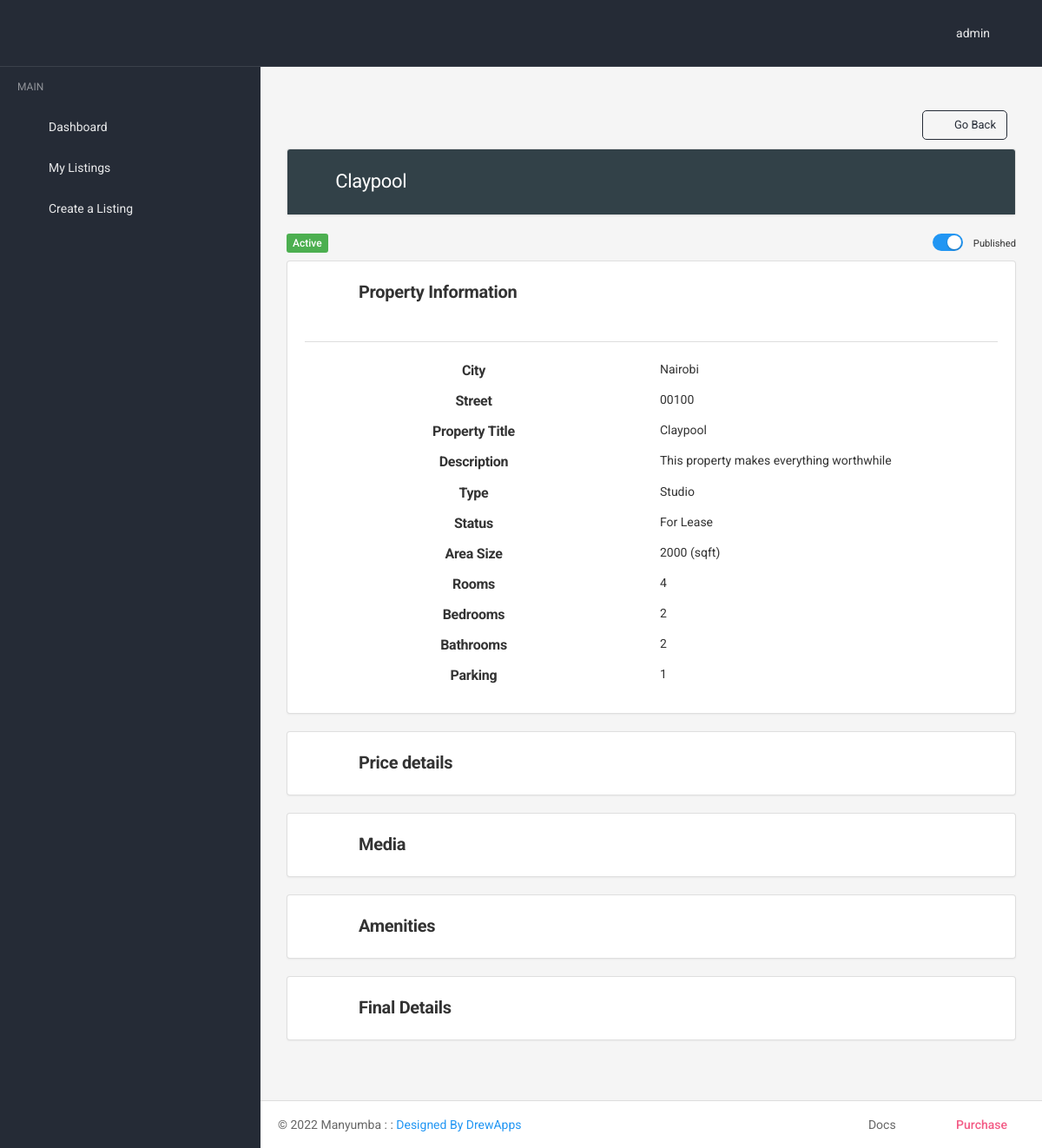
The page /mylisting_detail/76/ (signed in) on the database its author committed.
### HouseListing/models.py (models this page shows, shortened)
class Properties(models.Model):
    user = models.ForeignKey(User, on_delete=models.CASCADE)
    property_title = models.CharField(max_length=1000)
    description = models.TextField()
    slug = models.SlugField(blank=True, null=True, unique=True)
    type = models.ForeignKey(Type, on_delete=models.CASCADE)
    status = models.ForeignKey(PropertyStatus, on_delete=models.CASCADE)
    units = models.IntegerField(default=0)
    available_rooms = models.IntegerField(default=0)
    default_house_type = models.CharField(
        max_length=100, blank=True, null=True)
    available = models.BooleanField(default=True)
    price = models.IntegerField(default=0)
    security_deposit = models.IntegerField(default=0)
    area_size = models.CharField(max_length=200, blank=True, null=True)
    landsize = models.ForeignKey(LandSizes, on_delete=models.CASCADE, blank=True, null=True)
    bedrooms = models.IntegerField(default=0)
    rooms = models.IntegerField(default=1)
    bathrooms = models.IntegerField(default=1)
    garages = models.IntegerField(default=0)
    year_built = models.CharField(max_length=100, blank=True, null=True)
    street_name = models.CharField(max_length=200, blank=True, null=True)
    longitude = models.CharField(max_length=200, blank=True, null=True)
    latitude = models.CharField(max_length=200, blank=True, null=True)
    city = models.ForeignKey(Cities, on_delete=models.CASCADE)
    street = models.CharField(max_length=200, blank=True, null=True)
    video_url = models.CharField(max_length=1000, blank=True, null=True)
    virtual_tour_link = models.CharField(max_length=1000, blank=True, null=True)
    publish = models.BooleanField(default=True)
    managed_by_manyumba = models.BooleanField(default=False)
    featured_image = CloudinaryField('image')
    approved_by_admin = models.IntegerField(default=0)
    Water = models.BooleanField(default=False)
    Electricity = models.BooleanField(default=False)
    WFI = models.BooleanField(default=False)
    Ac = models.BooleanField(default=False)
    Gateman = models.BooleanField(default=False)
    Parking = models.BooleanField(default=False)
    Swimming_Pool = models.BooleanField(default=False)
    Balcony = models.BooleanField(default=False)
    Gym = models.BooleanField(default=False)
    Play_Area = models.BooleanField(default=False)
    Internet = models.BooleanField(default=False)
    ElectricSupply = models.BooleanField(default=False)
    WaterSupply = models.BooleanField(default=False)
    RainWaterDrainage = models.BooleanField(default=False)
    DomesticSewage = models.BooleanField(default=False)
    BusinessLounge = models.BooleanField(default=False)
    Majortransportlinks = models.BooleanField(default=False)
    MeetingRooms = models.BooleanField(default=False)
    CCTV = models.BooleanField(default=False)
    Elevator = models.BooleanField(default=False)
    class Meta:
        verbose_name = 'Properties'
        verbose_name_plural = 'Properties'

class Cities(models.Model):
    city_name = models.CharField(max_length=100)
    class Meta:
        verbose_name = 'Cities'
        verbose_name_plural = 'Cities'
    def __str__(self):
        return self.city_name

class Type(models.Model):
    name = models.CharField(max_length=200)
    def __str__(self):
        return self.name

class PropertyStatus(models.Model):
    property_status = models.CharField(max_length=600)
    description = models.CharField(max_length=600, blank=True, null=True)
    class Meta:
        verbose_name = 'PropertyStatus'
        verbose_name_plural = 'PropertyStatus'
    def __str__(self):
        return self.property_status

### HouseListing/views.py (the view)
# urls.py: path('mylisting_detail/<int:pk>/', views.mylisting_detail, name='mylisting_detail'),
def mylisting_detail(request, pk):
    if not request.user.is_authenticated:
        messages.warning(request, 'Session expired. Please sign in again.')
        return redirect('HouseListing:home')
    else:
        this_property = Properties.objects.get(id=pk)
        all_associated_avatars = PropertyImages.objects.filter(
            property=this_property)
        context = {
            'property': this_property,
            'all_associated_avatars': all_associated_avatars,
        }
        return render(request, 'HouseListing/mylisting_detail.html', context)

### HouseListing/templates/HouseListing/mylisting_detail.html (shortened to what this page needs)
{% extends 'HouseListing/default_listing_base.html' %}
 {% load static %} {% load humanize %}  {% block body %}
<div class="container-fluid my-4">
  <div class="row">
    <a
      href="{% url 'HouseListing:my_listing' %}"
      class="btn btn-outline-dark btn-sm ml-auto"
      style="margin-right: 20px; margin-bottom: 10px; border-radius: 5px"
    >
      <i class="icon-arrow-left15 mr-1"></i>
      Go Back
    </a>
  </div>
  <div class="row">
    <div class="col-md-12">
      <div class="card">
        <div
          class="card-header header-elements-inline"
          style="background-color: rgb(50, 65, 72); color: #fff"
        >
          <h3 class="card-title">
            <i class="icon-office" style="font-size: 25px"></i>
            &nbsp;{{property.property_title}}
          </h3>
          <div class="header-elements">
            <div class="list-icons">
              <a class="list-icons-item" data-action="reload"></a>
              <a class="list-icons-item" data-action="remove"></a>
            </div>
          </div>
        </div>
      </div>
    </div>
</div>
<div class="row">
    <div class="col-6">
        {% if property.publish and property.approved_by_admin == 1 %}
        <span class="badge badge-success">
            Active
        </span>
        {% else %}
        <span class="badge badge-warning">
            <small>
                Off-market
            </small>
        </span>
        {% endif %}
    </div>
    <div class="col-6">
        <div class="custom-control custom-switch mb-2 float-right">
            <label class="custom-control-label" for="sc_ls_c{{property.id}}">
                {% if property.publish %}
                <small>Published</small>
                {% else %}
                <small>UnPublished</small>
                {% endif %}
            </label>
        </div>
    </div>
</div>
    <div class="row">
        <div class="col-md-12">
        <div id="accordion">
            <div class="card">
            <div
                class="card-header panel-heading d-flex align-items-center"
                id="headingOne"
                data-toggle="collapse"
                data-target="#collapseOne"
            >
                <i class="icon-arrow-down15 icon-2x mr-4"></i>
                <h4 class="mb-0 font-weight-bold">
                    Property Information
                </h4>
            </div>
            <div
                id="collapseOne"
                class="collapse show"
                aria-labelledby="headingOne"
                data-parent="#accordion"
            >
                <div class="card-body">
                    <hr>
                    <div class="row">
                        <div class="col-6 text-center">
                            <h6 class="font-weight-bold">City</h6>
                        </div>
                        <div class="col-6">
                            <p>{{property.city}}</p>
                        </div>
                    </div>
                    <div class="row">
                        <div class="col-6 text-center">
                            <h6 class="font-weight-bold">Street</h6>
                        </div>
                        <div class="col-6">
                            <p>{{property.street}}</p>
                        </div>
                    </div>
                    <div class="row">
                        <div class="col-6 text-center">
                            <h6 class="font-weight-bold">Property Title</h6>
                        </div>
                        <div class="col-6">
                            <p>{{property.property_title}}</p>
                        </div>
                    </div>
                    <div class="row">
                        <div class="col-6 text-center">
                            <h6 class="font-weight-bold">Description</h6>
                        </div>
                        <div class="col-6">
                            <p>{{property.description}}</p>
                        </div>
                    </div>
                    <div class="row">
                        <div class="col-6 text-center">
                            <h6 class="font-weight-bold">Type</h6>
                        </div>
                        <div class="col-6">
                            <p>{{property.type}}</p>
                        </div>
                    </div>
                    <div class="row">
                        <div class="col-6 text-center">
                            <h6 class="font-weight-bold">Status</h6>
                        </div>
                        <div class="col-6">
                            <p>{{property.status}}</p>
                        </div>
                    </div>
                    <div class="row">
                        {% if property.type.name == 'Land' %}
                        <div class="col-6 text-center">
                            <h6 class="font-weight-bold">Land Size</h6>
                        </div>
                        <div class="col-6">
                            <p>{{property.landsize}}</p>
                        </div>
                        {% else %}
                        <div class="col-6 text-center">
                            <h6 class="font-weight-bold">Area Size</h6>
                        </div>
                        <div class="col-6">
                            <p>{{property.area_size}} (sqft)</p>
                        </div>
                        {% endif %}
                    </div>
                    {% if property.type.name != 'Land' and property.type.name != 'Office Space' %}
                    <div class="row">
                        <div class="col-6 text-center">
                            <h6 class="font-weight-bold">Rooms</h6>
                        </div>
                        <div class="col-6">
                            <p>{{property.rooms}}</p>
                        </div>
                    </div>
                    <div class="row">
                        <div class="col-6 text-center">
                            <h6 class="font-weight-bold">Bedrooms</h6>
                        </div>
                        <div class="col-6">
                            <p>{{property.bedrooms}}</p>
                        </div>
                    </div>
                    <div class="row">
                        <div class="col-6 text-center">
                            <h6 class="font-weight-bold">Bathrooms</h6>
                        </div>
                        <div class="col-6">
                            <p>{{property.bathrooms}}</p>
                        </div>
                    </div>
                    <div class="row">
                        <div class="col-6 text-center">
                            <h6 class="font-weight-bold">Parking</h6>
                        </div>
                        <div class="col-6">
                            <p>{{property.garages}}</p>
                        </div>
                    </div>
                    {% endif %}
                </div>
            </div>
            </div>
            <div class="card">
            <div
                class="card-header panel-heading d-flex align-items-center"
                id="headingOne"
                data-toggle="collapse"
                data-target="#collapseTwo"
            >
                <i class="icon-arrow-down15 icon-2x mr-4"></i>
                <h4 class="mb-0 font-weight-bold">
                    {% if property.type.name == 'Land' %}
                        Price Details
                    {% else %}
                        Price details
                    {% endif %}
                </h4>
            </div>
            </div>
            <div class="card">
            <div
                class="card-header panel-heading d-flex align-items-center"
                id="headingOne"
                data-toggle="collapse"
                data-target="#collapseThree"
            >
                <i class="icon-arrow-down15 icon-2x mr-4"></i>
                <h4 class="mb-0 font-weight-bold">
                    Media
                </h4>
            </div>
            </div>
            <div class="card">
            <div
                class="card-header panel-heading d-flex align-items-center"
                id="headingOne"
                data-toggle="collapse"
                data-target="#collapseFour"
            >
                <i class="icon-arrow-down15 icon-2x mr-4"></i>
                <h4 class="mb-0 font-weight-bold">
                Amenities
                </h4>
            </div>
            </div>
            <div class="card">
            <div
                class="card-header panel-heading d-flex align-items-center"
                id="headingOne"
                data-toggle="collapse"
                data-target="#collapseFive"
            >
                <i class="icon-arrow-down15 icon-2x mr-4"></i>
                <h4 class="mb-0 font-weight-bold">
                Final Details
                </h4>
            </div>
            </div>
        </div>
        </div>
    </div>
  </div>
</div>
 {% endblock body %}

### HouseListing/templates/HouseListing/default_listing_base.html (shortened to what this page needs)
<!DOCTYPE html>
<html lang="en">
<head>
    {% load static %}
	<link href="{% static 'HouseListing/global_assets/css/icons/icomoon/styles.min.css' %}" rel="stylesheet" type="text/css">
	<link href="{% static 'HouseListing/asset/css/all.min.css' %}" rel="stylesheet" type="text/css">
</head>
<body>
	<div class="navbar navbar-expand-lg navbar-dark navbar-static">
		<div class="navbar-brand text-center text-lg-left">
		</div>
		<ul class="navbar-nav flex-row order-1 order-lg-2 flex-1 flex-lg-0 ml-auto justify-content-end align-items-center">
			<li class="nav-item nav-item-dropdown-lg dropdown dropdown-user h-100">
				<a href="#" class="navbar-nav-link navbar-nav-link-toggler dropdown-toggle d-inline-flex align-items-center h-100" data-toggle="dropdown">
					<span class="d-none d-lg-inline-block">{{request.user.username}}</span>
				</a>
			</li>
		</ul>
	</div>
	<div class="page-content">
		<div class="sidebar sidebar-dark sidebar-main sidebar-expand-lg">
			<div class="sidebar-content">
				<div class="sidebar-section">
					<ul class="nav nav-sidebar" data-nav-type="accordion">
						<li class="nav-item-header"><div class="text-uppercase font-size-xs line-height-xs">Main</div> </li>
						<li class="nav-item">
							<a href="{% url 'HouseListing:listing_dashboard' %}" class="nav-link">
								<i class="icon-home4"></i>
								<span>
									Dashboard
								</span>
							</a>
                        </li>
						<li class="nav-item">
							<a href="{% url 'HouseListing:my_listing' %}" class="nav-link">
								<i class="icon-office"></i>
								<span>
									My Listings
								</span>
							</a>
                        </li>
						<li class="nav-item">
							<a href="{% url 'HouseListing:create_listing_listing' %}" class="nav-link">
								<i class="icon-user-plus"></i>
								<span>
									Create a Listing
								</span>
							</a>
                        </li>
					</ul>
				</div>
			</div>
		</div>
		<div class="content-wrapper">
			<div class="content-inner">
				<div class="content">
                    {% block body %}
                    {% endblock body %}
				</div>
				<div class="navbar navbar-expand-lg navbar-light border-bottom-0 border-top">
					<div class="navbar-collapse collapse" id="navbar-footer">
						<span class="navbar-text">
							&copy; 2022 Manyumba : : <a href="#" target="_blank">Designed By DrewApps</a>
						</span>
						<ul class="navbar-nav ml-lg-auto">
							<li class="nav-item"><a href="#" class="navbar-nav-link" target="_blank"><i class="icon-file-text2 mr-2"></i> Docs</a></li>
							<li class="nav-item"><a href="#" class="navbar-nav-link font-weight-semibold"><span class="text-pink"><i class="icon-cart2 mr-2"></i> Purchase</span></a></li>
						</ul>
					</div>
				</div>
			</div>
		</div>
</body>
</html>

### HouseListing/templates/HouseListing/mylisting_detail.html (style rules this page uses)
.panel-heading { cursor: pointer; }
.card-header .icon-arrow-down15 { transition: .3s transform ease-in-out; }

### rows shown on the page
Properties: property_title "Claypool", city "Nairobi", street "00100", description "This property makes everything worthwhile", type "Studio", status "For Lease", area_size "2000", rooms "4", bedrooms "2", bathrooms "2", garages "1"

### other values the page prints
{{ request.user.username }} "admin"
